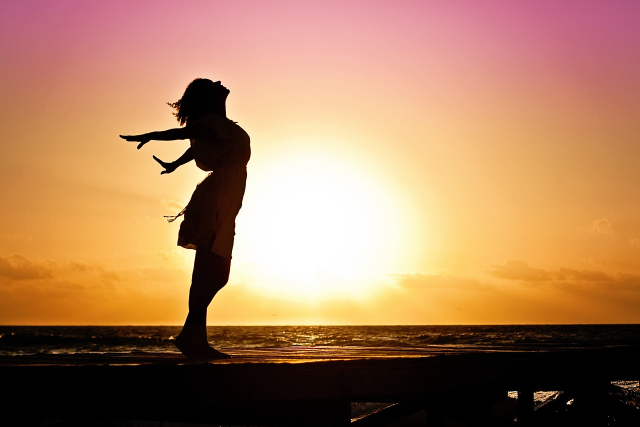
#> input picture imagens/px-girl.jpg, 1280 x 853 px (shown at 1/2 size)
$ jupyter execute face_classification.ipynb
#> lines starting #> are read from the running program, lines starting #| are printed output that depends on the picture
# Face detection and classification

[cell 1]
import cv2
import matplotlib.pyplot as plt

[cell 2]
imagem = cv2.imread("imagens/px-girl.jpg")
#> imagem is the input picture: shape (853, 1280, 3); mean B, G, R 94.3, 128.4, 172.7
imagem_rgb = cv2.cvtColor(imagem, cv2.COLOR_BGR2RGB)
plt.imshow(imagem_rgb);

[cell 3]
imagem_rgb.shape
#> Out = (853, 1280, 3)

[cell 4]
imagem_gray = cv2.cvtColor(imagem, cv2.COLOR_BGR2GRAY)
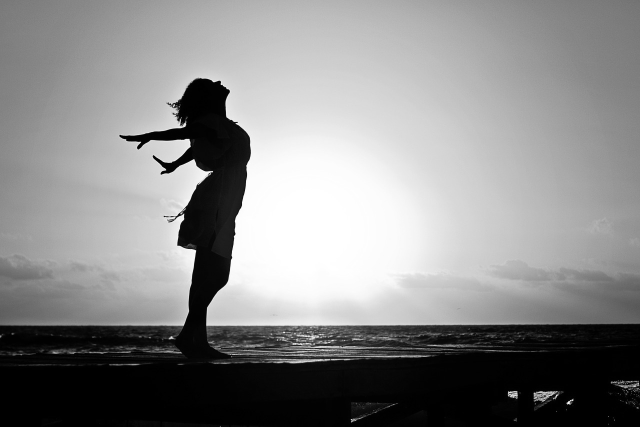
#> imagem_gray: shape (853, 1280) (shown at 1/2 size); min 0, max 255, mean 137.8
plt.imshow(imagem_gray, cmap="gray");
imagem_gray.shape
#> Out = (853, 1280)

[cell 5]
imagem = cv2.imread('imagens/px-people.jpg')
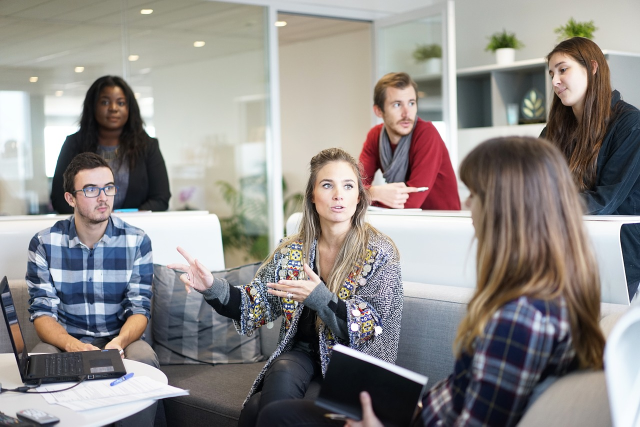
#> input picture imagens/px-people.jpg, 1280 x 853 px (shown at 1/2 size)
#> imagem is the input picture: shape (853, 1280, 3); mean B, G, R 136.9, 139, 142.8
imagem = cv2.cvtColor(imagem, cv2.COLOR_BGR2RGB)
plt.imshow(imagem);

[cell 6]
imagem_roi = imagem[100:200, 1100:1200]
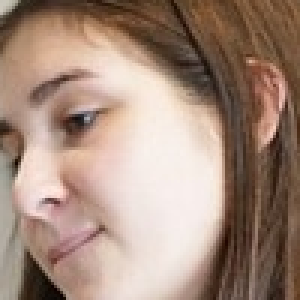
#> imagem_roi: shape (100, 100, 3) (shown 3 times larger); mean R, G, B 164.3, 139.1, 124.2
plt.imshow(imagem_roi);

## 2

[cell 7]
import cv2
import matplotlib.pyplot as plt

[cell 8]
imagem = cv2.imread('imagens/px-people.jpg')
imagem = cv2.cvtColor(imagem, cv2.COLOR_BGR2RGB)
plt.imshow(imagem);

[cell 9]
imagem_gray = cv2.cvtColor(imagem, cv2.COLOR_BGR2GRAY)
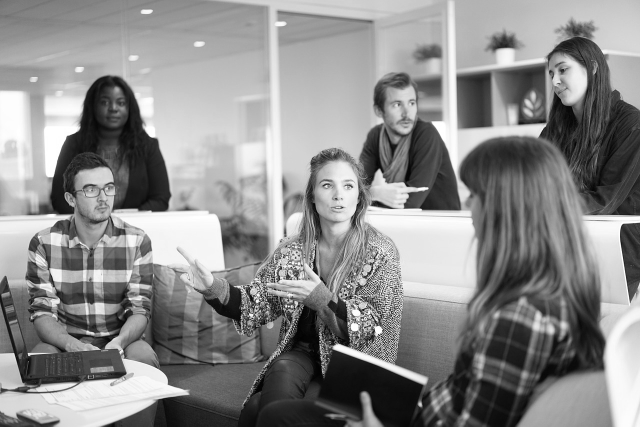
#> imagem_gray: shape (853, 1280) (shown at 1/2 size); min 0, max 255, mean 138.8
plt.imshow(imagem_gray, cmap="gray");

[cell 10]
classificador = cv2.CascadeClassifier("classificadores/haarcascade_frontalface_default.xml")

[cell 11]
faces = classificador.detectMultiScale(imagem_gray, 1.3, 5)
#> faces = [[190, 176, 75, 75], [766, 174, 88, 88], [621, 328, 111, 111], [1089, 103, 99, 99], [149, 337, 101, 101]]

[cell 12]
len(faces)
#> Out = 5

[cell 13]
faces[0]
#> Out = [190, 176, 75, 75]

[cell 14]
imagem_anotada = imagem.copy()

[cell 15]
for (x, y, w, h) in faces:
    cv2.rectangle(imagem_anotada, (x, y), (x+w, y+h), (20, 255, 60), 2)
#> this loop made 5 passes
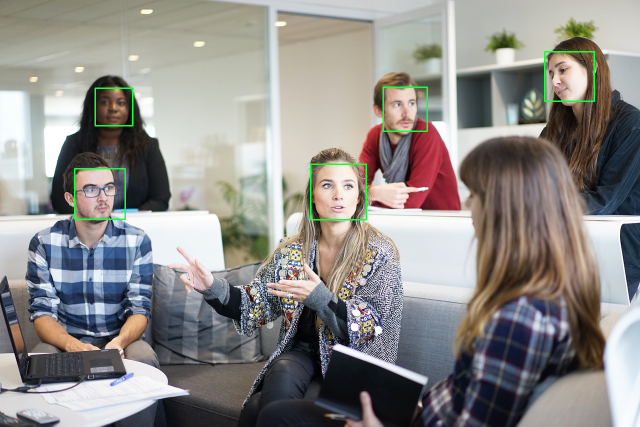
#> imagem_anotada: shape (853, 1280, 3) (shown at 1/2 size); mean R, G, B 142.3, 139.8, 136.7

[cell 16]
plt.figure(figsize=(10, 10))
plt.imshow(imagem_anotada);

[cell 17]
face_imagem = 0
for (x, y, w, h) in faces:
    face_imagem += 1
    imagem_roi = imagem[y:y+h, x:x+w]
    imagem_roi = cv2.cvtColor(imagem_roi, cv2.COLOR_BGR2RGB)
    cv2.imwrite(f"face_{face_imagem}.jpg", imagem_roi)
#> this loop made 5 passes
#> pass 1, `imagem_roi = imagem[y:y+h, x:x+w]`:
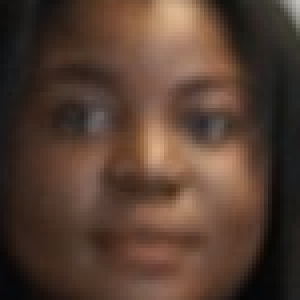
#> imagem_roi: shape (75, 75, 3) (shown 4 times larger); mean R, G, B 84.9, 62.1, 49.7
#> pass 2, `imagem_roi = imagem[y:y+h, x:x+w]`:
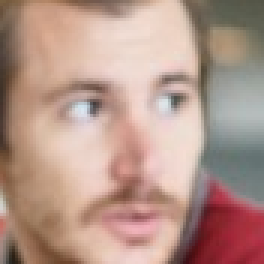
#> imagem_roi: shape (88, 88, 3) (shown 3 times larger); mean R, G, B 180.9, 149.8, 138
#> after the loop, face_imagem = 5
